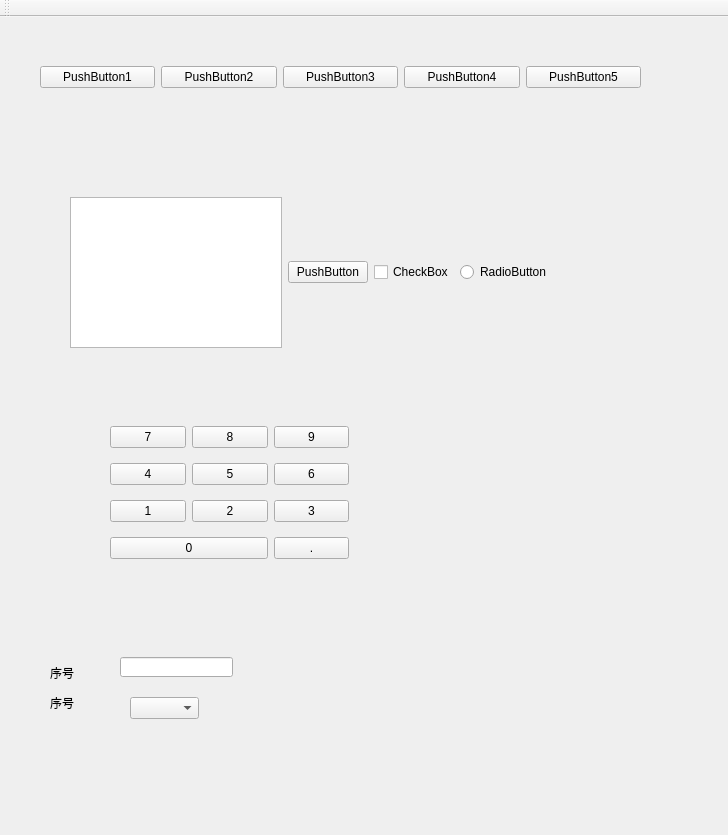
<?xml version="1.0" encoding="UTF-8"?>
<ui version="4.0">
 <class>MainWindow</class>
 <widget class="QMainWindow" name="MainWindow">
  <property name="enabled">
   <bool>true</bool>
  </property>
  <property name="geometry">
   <rect>
    <x>0</x>
    <y>0</y>
    <width>728</width>
    <height>835</height>
   </rect>
  </property>
  <property name="windowTitle">
   <string>MainWindow</string>
  </property>
  <widget class="QWidget" name="centralwidget">
   <widget class="QWidget" name="horizontalLayoutWidget">
    <property name="geometry">
     <rect>
      <x>70</x>
      <y>180</y>
      <width>481</width>
      <height>151</height>
     </rect>
    </property>
    <layout class="QHBoxLayout" name="horizontalLayout_2">
     <item>
      <widget class="QListWidget" name="listWidget"/>
     </item>
     <item>
      <widget class="QPushButton" name="pushButton_6">
       <property name="text">
        <string>PushButton</string>
       </property>
      </widget>
     </item>
     <item>
      <widget class="QCheckBox" name="checkBox">
       <property name="text">
        <string>CheckBox</string>
       </property>
      </widget>
     </item>
     <item>
      <widget class="QRadioButton" name="radioButton">
       <property name="text">
        <string>RadioButton</string>
       </property>
      </widget>
     </item>
    </layout>
   </widget>
   <widget class="QWidget" name="layoutWidget">
    <property name="geometry">
     <rect>
      <x>40</x>
      <y>30</y>
      <width>601</width>
      <height>61</height>
     </rect>
    </property>
    <layout class="QHBoxLayout" name="horizontalLayout">
     <item>
      <widget class="QPushButton" name="pushButton">
       <property name="text">
        <string>PushButton1</string>
       </property>
      </widget>
     </item>
     <item>
      <widget class="QPushButton" name="pushButton_2">
       <property name="text">
        <string>PushButton2</string>
       </property>
      </widget>
     </item>
     <item>
      <widget class="QPushButton" name="pushButton_3">
       <property name="text">
        <string>PushButton3</string>
       </property>
      </widget>
     </item>
     <item>
      <widget class="QPushButton" name="pushButton_4">
       <property name="text">
        <string>PushButton4</string>
       </property>
      </widget>
     </item>
     <item>
      <widget class="QPushButton" name="pushButton_5">
       <property name="text">
        <string>PushButton5</string>
       </property>
      </widget>
     </item>
    </layout>
   </widget>
   <widget class="QWidget" name="layoutWidget">
    <property name="geometry">
     <rect>
      <x>110</x>
      <y>400</y>
      <width>239</width>
      <height>151</height>
     </rect>
    </property>
    <layout class="QGridLayout" name="gridLayout">
     <item row="2" column="2">
      <widget class="QPushButton" name="pushButton_12">
       <property name="text">
        <string>6</string>
       </property>
      </widget>
     </item>
     <item row="3" column="0">
      <widget class="QPushButton" name="pushButton_13">
       <property name="text">
        <string>1</string>
       </property>
      </widget>
     </item>
     <item row="2" column="0">
      <widget class="QPushButton" name="pushButton_10">
       <property name="text">
        <string>4</string>
       </property>
      </widget>
     </item>
     <item row="2" column="1">
      <widget class="QPushButton" name="pushButton_11">
       <property name="text">
        <string>5</string>
       </property>
      </widget>
     </item>
     <item row="0" column="0">
      <widget class="QPushButton" name="pushButton_7">
       <property name="text">
        <string>7</string>
       </property>
      </widget>
     </item>
     <item row="3" column="1">
      <widget class="QPushButton" name="pushButton_14">
       <property name="text">
        <string>2</string>
       </property>
      </widget>
     </item>
     <item row="3" column="2">
      <widget class="QPushButton" name="pushButton_15">
       <property name="text">
        <string>3</string>
       </property>
      </widget>
     </item>
     <item row="0" column="2">
      <widget class="QPushButton" name="pushButton_9">
       <property name="text">
        <string>9</string>
       </property>
      </widget>
     </item>
     <item row="4" column="2">
      <widget class="QPushButton" name="pushButton_17">
       <property name="text">
        <string>.</string>
       </property>
      </widget>
     </item>
     <item row="4" column="0" colspan="2">
      <widget class="QPushButton" name="pushButton_16">
       <property name="text">
        <string>0</string>
       </property>
      </widget>
     </item>
     <item row="0" column="1">
      <widget class="QPushButton" name="pushButton_8">
       <property name="text">
        <string>8</string>
       </property>
      </widget>
     </item>
    </layout>
   </widget>
   <widget class="QLabel" name="label">
    <property name="geometry">
     <rect>
      <x>50</x>
      <y>650</y>
      <width>54</width>
      <height>12</height>
     </rect>
    </property>
    <property name="text">
     <string>序号</string>
    </property>
   </widget>
   <widget class="QComboBox" name="comboBox">
    <property name="geometry">
     <rect>
      <x>130</x>
      <y>680</y>
      <width>69</width>
      <height>22</height>
     </rect>
    </property>
   </widget>
   <widget class="QLineEdit" name="lineEdit">
    <property name="geometry">
     <rect>
      <x>120</x>
      <y>640</y>
      <width>113</width>
      <height>20</height>
     </rect>
    </property>
   </widget>
   <widget class="QLabel" name="label_2">
    <property name="geometry">
     <rect>
      <x>50</x>
      <y>680</y>
      <width>54</width>
      <height>12</height>
     </rect>
    </property>
    <property name="text">
     <string>序号</string>
    </property>
   </widget>
  </widget>
  <widget class="QMenuBar" name="menubar">
   <property name="geometry">
    <rect>
     <x>0</x>
     <y>0</y>
     <width>728</width>
     <height>23</height>
    </rect>
   </property>
  </widget>
  <widget class="QToolBar" name="toolBar">
   <property name="windowTitle">
    <string>toolBar</string>
   </property>
   <attribute name="toolBarArea">
    <enum>TopToolBarArea</enum>
   </attribute>
   <attribute name="toolBarBreak">
    <bool>false</bool>
   </attribute>
  </widget>
 </widget>
 <resources/>
 <connections/>
</ui>
